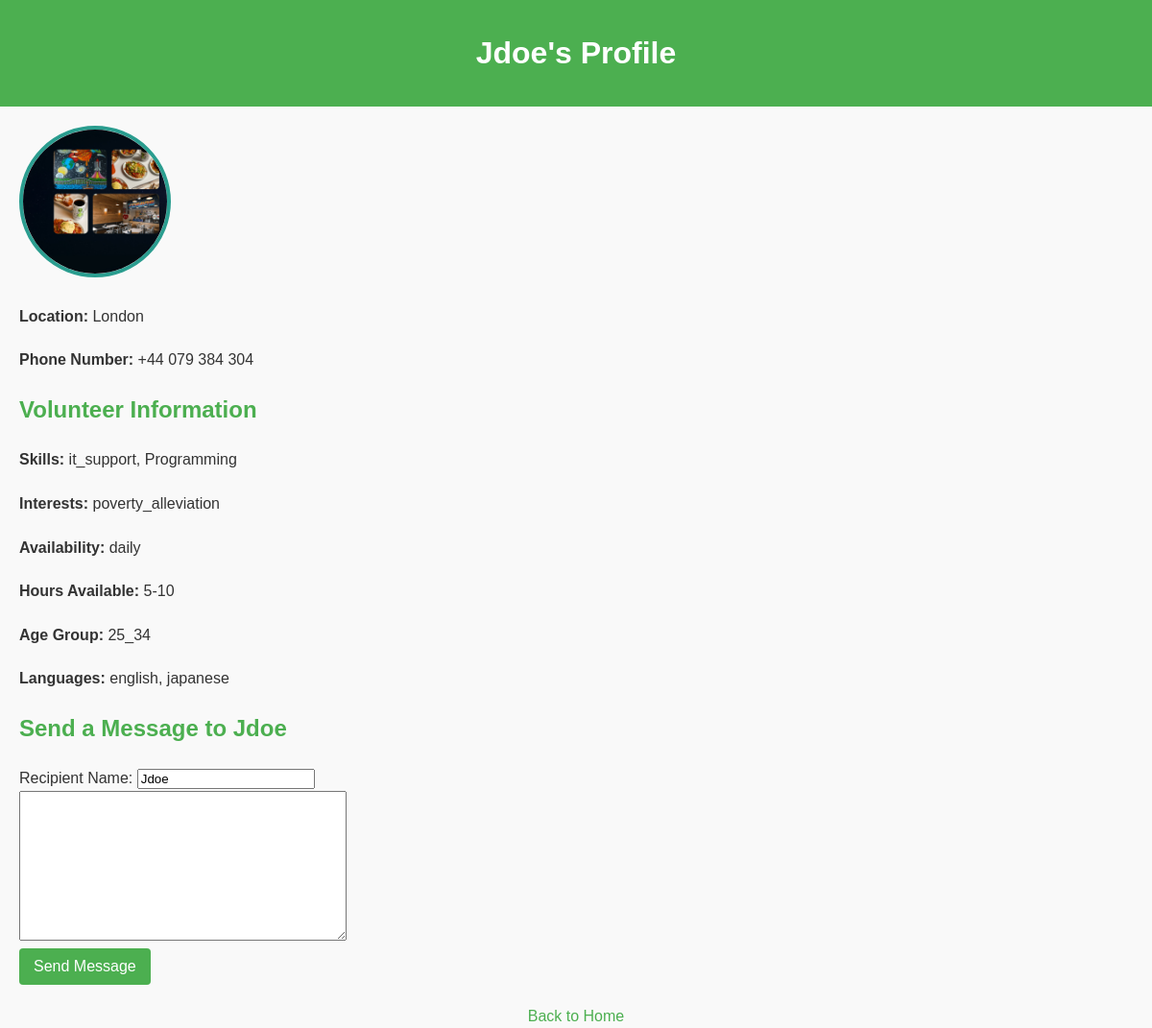
/user/35/, run on the app's committed database.
### volunteers/models.py (models this page shows)
class User(AbstractUser):
    USER_TYPES = [
        ('volunteer', 'Volunteer'),
        ('organisation', 'Organisation')
    ]
    username = models.CharField(max_length=150, unique=True)
    user_type = models.CharField(max_length=20, choices=USER_TYPES)
    phone_number = models.CharField(max_length=15, blank=True, null=True)
    location = models.CharField(max_length=100)
    profile_picture = models.ImageField(upload_to='profile_pictures/', blank=True, null=True)
    user_created_at = models.DateTimeField(auto_now_add=True)
    saved_opportunities = models.ManyToManyField('VolunteerOpportunity', related_name='saved_by', through='SavedOpportunities')
    applied_opportunities = models.ManyToManyField('VolunteerOpportunity', related_name='applied_by', through='VolunteerApplications')
    profile_is_private = models.BooleanField(default=False)
    postcode = models.CharField(max_length=10)
    groups = models.ManyToManyField(
        'auth.Group',
        related_name='volunteers_user_set',
        blank=True,
        help_text='The groups this user belongs to.',
    )
    user_permissions = models.ManyToManyField(
        'auth.Permission',
        related_name='volunteers_user_set',
        blank=True,
        help_text='Specific permissions for this user.',
    )

class VolunteerPreferences(models.Model):
    user = models.OneToOneField(User, on_delete=models.CASCADE)
    skills = models.JSONField(default=list)
    interests = models.JSONField(default=list)
    availability = models.CharField(max_length=100)
    hours_available = models.CharField(max_length=100)
    age_group = models.CharField(max_length=50)
    languages = models.JSONField(default=list)

### volunteers/views.py (the view)
# urls.py: path('user/<int:user_id>/', views.user_detail, name='user_detail'),
def user_detail(request, user_id):
    user = get_object_or_404(User, id=user_id)
    form = MessageForm(request.POST)
    preferences = None
    organisation = None
    if user.user_type == 'volunteer':
        preferences = VolunteerPreferences.objects.filter(user=user).first()
    elif user.user_type == 'organisation':
        organisation = get_object_or_404(Organisation, user=user)
    is_private = user.profile_is_private
    return render(request, 'user_detail.html', {
        'user': user,
        'preferences': preferences,
        'organisation': organisation,
        'form': form,
        'is_private': is_private
    })

### volunteers/forms.py (shortened to what this page needs)
class MessageForm(forms.ModelForm):
    recipient_name = forms.CharField(max_length=150, label="Recipient Name", required=True)
    class Meta:
        model = Message
        fields = ['recipient_name', 'content']

### volunteers/templates/user_detail.html (shortened to what this page needs)
<!DOCTYPE html>
<html lang="en">
<head>
    {% load static %}
    <link rel="stylesheet" href="{% static 'user-detail.css' %}">
</head>
<body>
    <header>
        <h1>{{ user.username }}'s Profile</h1>
    </header>
    <main>
        {% if is_private %}
            <p>This profile is private. Only limited information is visible.</p>
            <p>Location: {{ user.location }}</p>
        {% else %}
            {% if user.profile_picture %}
                <img src="{{ user.profile_picture.url }}" alt="Profile Picture" class="profile-pic">
            {% endif %}
            <p><strong>Location:</strong> {{ user.location }}</p>
            <p><strong>Phone Number:</strong> {{ user.phone_number }}</p>
            {% if user.user_type == 'volunteer' %}
                <h2>Volunteer Information</h2>
                <p><strong>Skills:</strong> {{ preferences.skills|join:", " }}</p>
                <p><strong>Interests:</strong> {{ preferences.interests|join:", " }}</p>
                <p><strong>Availability:</strong> {{ preferences.availability }}</p>
                <p><strong>Hours Available:</strong> {{ preferences.hours_available }}</p>
                <p><strong>Age Group:</strong> {{ preferences.age_group }}</p>
                <p><strong>Languages:</strong> {{ preferences.languages|join:", " }}</p>
            {% endif %}
        {% endif %}
        <h2>Send a Message to {{ user.username }}</h2>
        <form method="post" action="{% url 'send_message' recipient_id=user.id %}" class="message-form">
            <label for="id_recipient_name">Recipient Name:</label>
            <input type="text" name="recipient_name" id="id_recipient_name" value="{{ user.username }}" readonly>
            <div>{{ form.content }}</div>
            <button type="submit">Send Message</button>
        </form>
    </main>
    <footer>
        <a href="{% url 'search_users' %}">Back to Home</a>
    </footer>
</body>
</html>

### volunteers/static/user-detail.css (style rules this page uses)
body { font-family: Arial, sans-serif; background-color: #f9f9f9; color: #333; margin: 0; padding: 0; line-height: 1.6; }
header { background-color: #4CAF50; color: white; padding: 10px 20px; text-align: center; }
h1 { color: white; }
h2 { color: #4CAF50; }
p { margin: 10px 0; }
h1,h2,p { margin: 20px; }
a { color: #4CAF50; text-decoration: none; }
form { margin-top: 20px; }
form button { background-color: #4CAF50; color: white; border: none; padding: 10px 15px; cursor: pointer; border-radius: 4px; font-size: 1rem; }
footer { text-align: center; margin-top: 20px; }
.profile-pic { border-radius: 50%; width: 150px; height: 150px; object-fit: cover; margin-top: 20px; margin-left: 20px; border: 4px solid #2a9d8f; }
.message-form { margin-left: 20px; }

### data on the page
User: username "Jdoe", profile_picture (picture), location "London", phone_number "+44 079 384 304", recipient_name "Jdoe"
VolunteerPreferences: skills "it_support, Programming", interests "poverty_alleviation", availability "daily", hours_available "5-10", age_group "25_34", languages "english, japanese"
